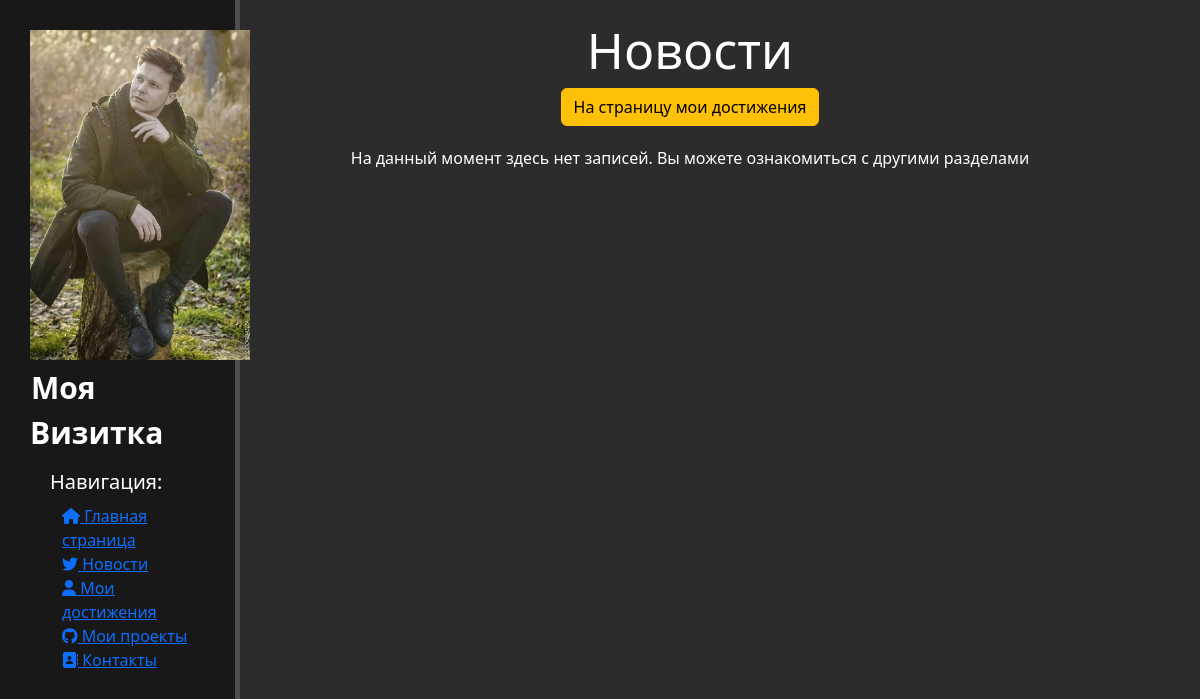
The page /news/ on the database as committed earlier.
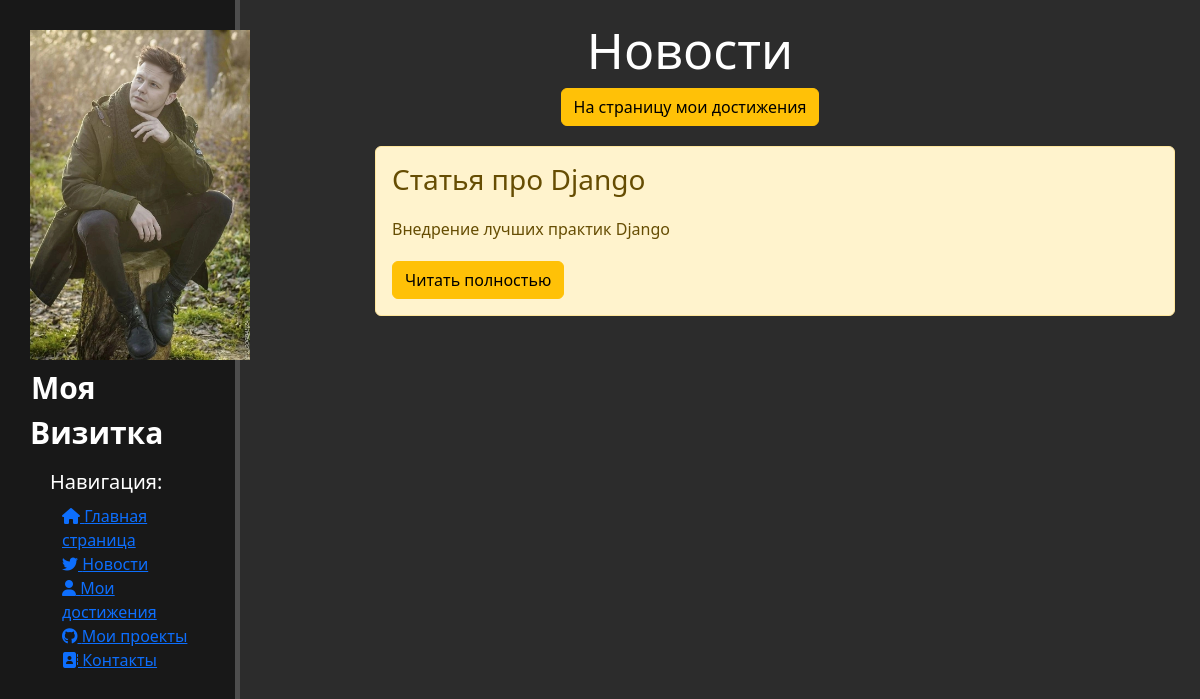
The same page on the database as committed later.
### news/models.py (models this page shows, shortened)
class Article(models.Model):
    title = models.CharField('Название',max_length=50)
    anons = models.CharField('Анонс',max_length=250)
    text_all = models.TextField('Статья')
    date = models.DateTimeField('Дата публикации')
    class Meta:
        verbose_name = 'Новость'
        verbose_name_plural = 'Новости'

### news/views.py (the view)
# urls.py: path('', views.news_home, name='news_home'),
def news_home(request):
    news = Article.objects.order_by('-date')
    return render(request, 'news/news_home.html', {'news':news})

### news/templates/news/news_home.html (shortened to what this page needs)
{% extends 'main/layout.html' %}
{% block content %}
    <div class="features">
        <h1>Новости</h1>
        <a href="{% url 'about' %}"><button class="btn btn-warning">На страницу мои достижения</button></a>
        {% if news %}
            {% for i in news %}
                <div class='alert alert-warning'>
                    <h3>{{ i.title }}</h3>
                    <p>{{ i.anons }}</p>
                    <a href="{% url 'news-detail' i.id %}" class="btn btn-warning">Читать полностью</a>
                </div>
            {% endfor %}
        {% else %}
            <p>На данный момент здесь нет записей.
                Вы можете ознакомиться с другими разделами</p>
        {% endif %}
    </div>
{% endblock %}

Rows that differ between the two databases and show on the page:
added Article: title "Статья про Django", anons "Внедрение лучших практик Django"
Other text that changed with them:
text no longer shown: "На данный момент здесь нет записей. Вы можете ознакомиться с другими разделами"
